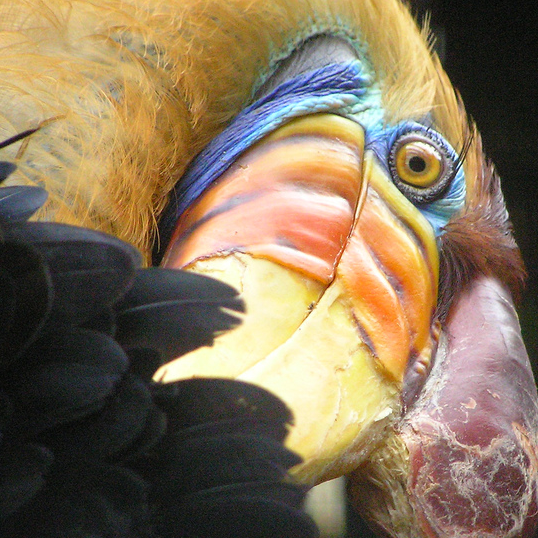
#> input picture K-mean_color_cluster/bird_large.tiff, 538 x 538 px
$ python kmeans.py
#> lines starting #> are read from the running program, lines starting #| are printed output that depends on the picture
import matplotlib.pyplot as plt
import numpy as np
import cv2


def bgr2rgb(img_bgr):
    img_rgb = np.zeros(img_bgr.shape, img_bgr.dtype)
    img_rgb[:,:,0] = img_bgr[:,:,2]
    img_rgb[:,:,1] = img_bgr[:,:,1]
    img_rgb[:,:,2] = img_bgr[:,:,0]
    return img_rgb

def find_k_features(photo,k):
    """
    k-mean ++, input is an array
    """
    l = photo.shape[0]
    k_feature = photo[np.random.choice(l,1)]
    fixed_norm = np.sum(np.square(photo),axis=1,keepdims=True)  # N x 3
    for i in range(k-1):
        k_square_sum = np.sum(np.square(k_feature),axis=1,keepdims=False) # M x 3
        distance = ((fixed_norm + k_square_sum).T - 2*np.dot(k_feature,np.transpose(photo))) # M x N
        P = np.cumsum(np.min(distance,axis=0)/np.sum(np.min(distance,axis=0)))
        seed = np.random.random()
        new_k = photo[P>seed][0]
        k_feature = np.vstack((k_feature,new_k))
    return k_feature

def k_mean(photo, k, plus =True):
    """
    k-means algorithm, plus is optional
    """
    if (plus == True):
        # Use the function to find best k_features
        # k means++: Find the k longest point
        k_feature = find_k_features(photo,k)
    else:
        # find the feature pixel vector RANDOMLY.
        k_feature = photo[np.random.choice(photo.shape[0],k,replace=False)]

    last_loss = 0
    fixed_norm = np.sum(np.square(photo),axis=1,keepdims=True)  # N x 3
    # while k center still changing
    for i in range(1000):
        k_square_sum = np.sum(np.square(k_feature),axis=1,keepdims=False) # M x 3
        distance = ((fixed_norm + k_square_sum).T- 2*np.dot(k_feature,np.transpose(photo))) # M x N

        ############################################################
        #   Vectorize progress, aspired from CS231n assignment 1 KNN Part.
        #   , makes this faster! =)
        ##########################################################
        min_loss = np.sum(np.min(distance,axis=0))
        if (abs(last_loss-min_loss) /min_loss < 0.01):
            # check if we converge.
            break

        last_loss = min_loss
        min_index = np.argmin(distance,axis = 0)

        # update each k feature to average.
        for i in range(k):
            k_feature[i] = np.average(photo[min_index == i],axis =0)

    # make picture with k colors
    for i in range(k):
        photo[min_index == i] = k_feature[i]
    return photo

def main():
    k = 5
    print("=> select k = %d" % k)

    ########        K_MEANS_PLUSPLUS      #########
    photo = cv2.imread("bird_large.tiff")
#> photo is the input picture: shape (538, 538, 3); mean B, G, R 91.2, 117.1, 135
    origin_shape = photo.shape
#> origin_shape = (538, 538, 3)
    photo = photo.reshape(-1,3) * 1.0
    photo_k_mean_plus = k_mean(photo,k,plus=True)
#> in find_k_features, `k_feature = photo[np.random.choice(l,1)]`: k_feature = [[66, 134, 193]]
#> the loop in find_k_features, `for i in range(k-1):` made 4 passes
#> (k_square_sum, k_feature) on passes 1 to 2: ([59561], [[66, 134, 193], [209, 253, 252]]), ([59561, 171194], [[66, 134, 193], [209, 253, 252], [250, 255, 255]])
#> (k_square_sum, new_k) on passes 3 to 4: ([59561, 171194, 192550], [21, 23, 17]), ([59561, 171194, 192550, 1259], [91, 78, 56])
#> after the loop in find_k_features, `for i in range(k-1):`: k_feature = [[66, 134, 193], [209, 253, 252], [250, 255, 255], [21, 23, 17], [91, 78, 56]]
#> the loop in k_mean, `for i in range(1000):` made 9 passes
#> (k_square_sum, min_loss, last_loss) on passes 1 to 8: ([59561, 171194, 192550, 1259, 17501], 921477736, 921477736), ([66807.7, 136634, 161648.1, 2271.5, 20031.5], 554794447.2, 554794447.2), ([69133.1, 131369.3, 153145.1, 2466.8, 22320], 522759254.7, 522759254.7), ([70373.1, 127265.2, 152893.6, 2609.7, 24421.3], 507831809.2, 507831809.2), ([70942.5, 122723.8, 154162.1, 2724.2, 25997.3], 497570725.2, 497570725.2), ([70843.4, 117879.9, 154747.5, 2809.2, 27065.3], 490108884.9, 490108884.9), ([70235.3, 113280.3, 154703, 2867.5, 27720.9], 484262556.5, 484262556.5), ([69346.6, 109022, 154373.9, 2904.1, 28065.8], 479094178.2, 479094178.2)
#> (k_square_sum, min_loss) on pass 9: ([68308.7, 105321.9, 153889.3, 2924.6, 28204.5], 474551970.8)
#> after the loop in k_mean, `for i in range(1000):`: k_feature = [[93.79, 150.3, 192.1], [146.2, 190.1, 218.7], [206.1, 232.8, 239.2], [29.66, 32.25, 31.7], [78.36, 94.11, 114.9]]
    print("=> kmeans++ complete, check \"after_k_plus.tiff\" ")
    photo_ok = photo_k_mean_plus.reshape(origin_shape)
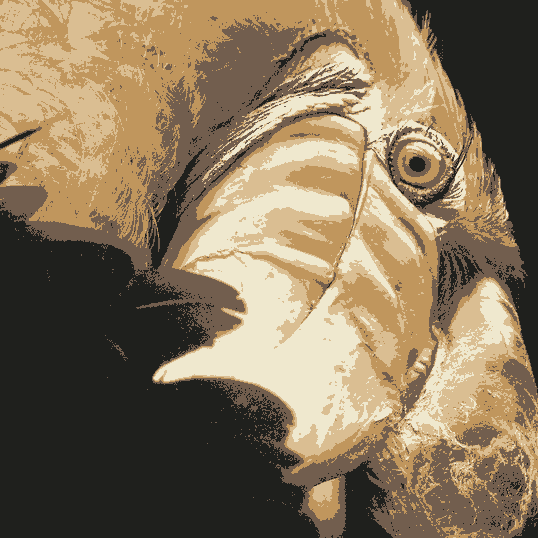
#> photo_ok: shape (538, 538, 3) float64; mean of channels 0, 1, 2 91.2, 117.1, 135; drawn as B, G, R
    k_photo = cv2.imwrite('after_k_plus.tiff',photo_ok)
    ########        K_MEAN_CLASSIC      #########
    photo = cv2.imread("bird_large.tiff")
    origin_shape = photo.shape
    photo = photo.reshape(-1,3) * 1.0
    photo_k_mean = k_mean(photo,k,plus=False)
#> the loop in k_mean (call 2), `for i in range(1000):` made 7 passes
#> (k_square_sum, min_loss, last_loss) on passes 2 to 6: ([35237.2, 3300.8, 95121.9, 66844, 125983.5], 552076081.1, 552076081.1), ([31483.4, 3372.3, 86137.2, 73525.4, 133935.1], 492905776.5, 492905776.5), ([30421.6, 3180.2, 81711.9, 76630, 139534.2], 474276460.2, 474276460.2), ([30074.1, 3084.5, 78668.3, 78360.8, 142419.7], 463049632.8, 463049632.8), ([29868.1, 3053.1, 76395.3, 79659.1, 144039], 454504150.8, 454504150.8)
#> (k_square_sum, last_loss) on pass 1: ([43816, 1294, 106221, 51934, 105789], 1.19e+09)
    print("=> kmeans classical complete")
    photo_ok2 = photo_k_mean.reshape(origin_shape)
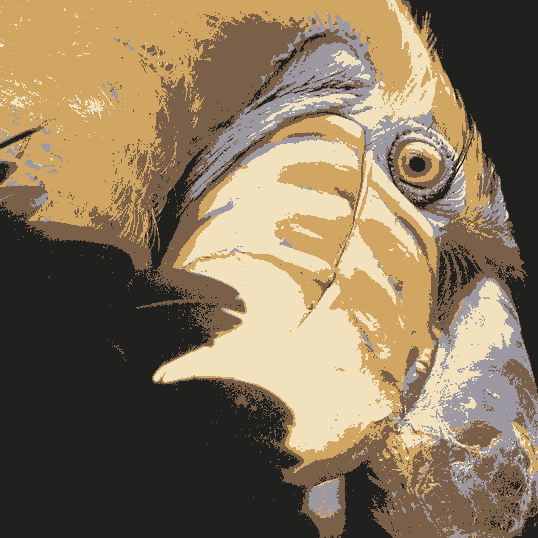
#> photo_ok2: shape (538, 538, 3) float64; mean of channels 0, 1, 2 91.2, 117.1, 135; drawn as B, G, R
    k_photo = cv2.imwrite('after_k_classic.tiff',photo_ok2)


if __name__ == "__main__":
    main()
